Frame 1 (no input): blank canvas, image omitted
Frame 60 (the mouse pressed at the canvas centre just before this capture): blank canvas, image omitted
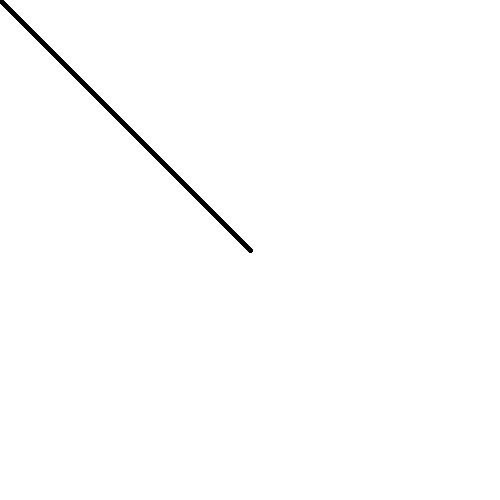
Frame 120 (the mouse held since frame 60 and released just before this capture)

The Processing sketch whose frames 1 and 60 were blank and that drew this single picture after the mouse press (run headless with seeded random() and noise(); from frame 60 on, the mouse is pressed at the canvas centre):

// Processing sketch: quiz_3
// ── quiz_3.pde
void setup() {
size (500,500);
  background(255);  
  strokeWeight(4);
}
void draw() {
  println(mouseX, mouseY);
  line(mouseX, mouseY,0,0);

}
